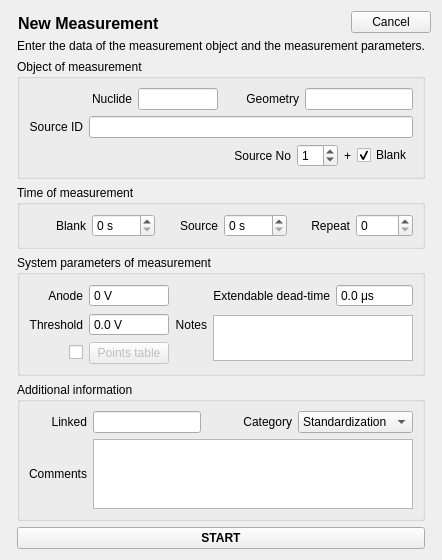
<?xml version="1.0" encoding="UTF-8"?>
<ui version="4.0">
 <class>DialogNewMeasurement</class>
 <widget class="QDialog" name="DialogNewMeasurement">
  <property name="geometry">
   <rect>
    <x>0</x>
    <y>0</y>
    <width>403</width>
    <height>535</height>
   </rect>
  </property>
  <property name="windowTitle">
   <string>New Measurement</string>
  </property>
  <layout class="QGridLayout" name="gridLayout">
   <item row="0" column="0" colspan="3">
    <layout class="QGridLayout" name="gridLayout_4">
     <property name="spacing">
      <number>0</number>
     </property>
     <item row="0" column="0" rowspan="2">
      <widget class="QLabel" name="logo_label">
       <property name="maximumSize">
        <size>
         <width>30</width>
         <height>30</height>
        </size>
       </property>
       <property name="text">
        <string/>
       </property>
       <property name="pixmap">
        <pixmap resource="resources.qrc">:/logo_crystal.png</pixmap>
       </property>
       <property name="scaledContents">
        <bool>true</bool>
       </property>
      </widget>
     </item>
     <item row="0" column="4" rowspan="2">
      <widget class="QPushButton" name="cancel_pushButton">
       <property name="text">
        <string>Cancel</string>
       </property>
       <property name="autoDefault">
        <bool>false</bool>
       </property>
      </widget>
     </item>
     <item row="0" column="1" rowspan="2" colspan="2">
      <widget class="QLabel" name="label_2">
       <property name="font">
        <font>
         <pointsize>12</pointsize>
         <weight>75</weight>
         <bold>true</bold>
        </font>
       </property>
       <property name="text">
        <string>New Measurement</string>
       </property>
       <property name="alignment">
        <set>Qt::AlignBottom|Qt::AlignLeading|Qt::AlignLeft</set>
       </property>
      </widget>
     </item>
     <item row="0" column="3" rowspan="2">
      <spacer name="horizontalSpacer">
       <property name="orientation">
        <enum>Qt::Horizontal</enum>
       </property>
       <property name="sizeHint" stdset="0">
        <size>
         <width>40</width>
         <height>20</height>
        </size>
       </property>
      </spacer>
     </item>
    </layout>
   </item>
   <item row="1" column="0" rowspan="6">
    <spacer name="horizontalSpacer_6">
     <property name="orientation">
      <enum>Qt::Horizontal</enum>
     </property>
     <property name="sizeHint" stdset="0">
      <size>
       <width>0</width>
       <height>438</height>
      </size>
     </property>
    </spacer>
   </item>
   <item row="1" column="1">
    <widget class="QLabel" name="label_11">
     <property name="text">
      <string>Enter the data of the measurement object and the measurement parameters.</string>
     </property>
     <property name="alignment">
      <set>Qt::AlignRight|Qt::AlignTrailing|Qt::AlignVCenter</set>
     </property>
    </widget>
   </item>
   <item row="1" column="2" rowspan="6">
    <spacer name="horizontalSpacer_7">
     <property name="orientation">
      <enum>Qt::Horizontal</enum>
     </property>
     <property name="sizeHint" stdset="0">
      <size>
       <width>0</width>
       <height>438</height>
      </size>
     </property>
    </spacer>
   </item>
   <item row="2" column="1">
    <widget class="QGroupBox" name="groupBox_12">
     <property name="title">
      <string>Object of measurement</string>
     </property>
     <layout class="QGridLayout" name="gridLayout_11">
      <item row="0" column="0">
       <layout class="QHBoxLayout" name="horizontalLayout_4">
        <item>
         <widget class="QLabel" name="label_26">
          <property name="sizePolicy">
           <sizepolicy hsizetype="Expanding" vsizetype="Preferred">
            <horstretch>0</horstretch>
            <verstretch>0</verstretch>
           </sizepolicy>
          </property>
          <property name="text">
           <string>Nuclide</string>
          </property>
          <property name="alignment">
           <set>Qt::AlignRight|Qt::AlignTrailing|Qt::AlignVCenter</set>
          </property>
         </widget>
        </item>
        <item>
         <widget class="QLineEdit" name="nuclide_lineEdit">
          <property name="sizePolicy">
           <sizepolicy hsizetype="Preferred" vsizetype="Fixed">
            <horstretch>0</horstretch>
            <verstretch>0</verstretch>
           </sizepolicy>
          </property>
          <property name="maximumSize">
           <size>
            <width>80</width>
            <height>16777215</height>
           </size>
          </property>
          <property name="text">
           <string/>
          </property>
          <property name="alignment">
           <set>Qt::AlignCenter</set>
          </property>
         </widget>
        </item>
       </layout>
      </item>
      <item row="0" column="1">
       <layout class="QHBoxLayout" name="horizontalLayout_3">
        <item>
         <widget class="QLabel" name="label_27">
          <property name="sizePolicy">
           <sizepolicy hsizetype="Expanding" vsizetype="Preferred">
            <horstretch>0</horstretch>
            <verstretch>0</verstretch>
           </sizepolicy>
          </property>
          <property name="text">
           <string>Geometry</string>
          </property>
          <property name="alignment">
           <set>Qt::AlignRight|Qt::AlignTrailing|Qt::AlignVCenter</set>
          </property>
         </widget>
        </item>
        <item>
         <widget class="QLineEdit" name="geometry_lineEdit">
          <property name="sizePolicy">
           <sizepolicy hsizetype="Preferred" vsizetype="Fixed">
            <horstretch>0</horstretch>
            <verstretch>0</verstretch>
           </sizepolicy>
          </property>
          <property name="alignment">
           <set>Qt::AlignCenter</set>
          </property>
         </widget>
        </item>
       </layout>
      </item>
      <item row="1" column="0" colspan="2">
       <layout class="QHBoxLayout" name="horizontalLayout_5">
        <item>
         <widget class="QLabel" name="label_28">
          <property name="sizePolicy">
           <sizepolicy hsizetype="Preferred" vsizetype="Preferred">
            <horstretch>0</horstretch>
            <verstretch>0</verstretch>
           </sizepolicy>
          </property>
          <property name="text">
           <string>Source ID</string>
          </property>
          <property name="alignment">
           <set>Qt::AlignRight|Qt::AlignTrailing|Qt::AlignVCenter</set>
          </property>
         </widget>
        </item>
        <item>
         <widget class="QLineEdit" name="sourceID_lineEdit">
          <property name="sizePolicy">
           <sizepolicy hsizetype="Expanding" vsizetype="Fixed">
            <horstretch>0</horstretch>
            <verstretch>0</verstretch>
           </sizepolicy>
          </property>
         </widget>
        </item>
       </layout>
      </item>
      <item row="2" column="0" colspan="2">
       <layout class="QHBoxLayout" name="horizontalLayout_8">
        <item>
         <widget class="QLabel" name="label_29">
          <property name="sizePolicy">
           <sizepolicy hsizetype="Expanding" vsizetype="Preferred">
            <horstretch>0</horstretch>
            <verstretch>0</verstretch>
           </sizepolicy>
          </property>
          <property name="text">
           <string>Source No</string>
          </property>
          <property name="alignment">
           <set>Qt::AlignRight|Qt::AlignTrailing|Qt::AlignVCenter</set>
          </property>
         </widget>
        </item>
        <item>
         <widget class="QSpinBox" name="sourceNo_spinBox">
          <property name="value">
           <number>1</number>
          </property>
         </widget>
        </item>
        <item>
         <widget class="QLabel" name="label_30">
          <property name="text">
           <string>+</string>
          </property>
          <property name="alignment">
           <set>Qt::AlignCenter</set>
          </property>
         </widget>
        </item>
        <item>
         <widget class="QCheckBox" name="isBlank_checkBox">
          <property name="text">
           <string>Blank</string>
          </property>
          <property name="checked">
           <bool>true</bool>
          </property>
         </widget>
        </item>
       </layout>
      </item>
     </layout>
    </widget>
   </item>
   <item row="3" column="1">
    <widget class="QGroupBox" name="groupBox_3">
     <property name="title">
      <string>Time of measurement</string>
     </property>
     <layout class="QGridLayout" name="gridLayout_6">
      <item row="0" column="0">
       <widget class="QLabel" name="label_33">
        <property name="sizePolicy">
         <sizepolicy hsizetype="Preferred" vsizetype="Preferred">
          <horstretch>0</horstretch>
          <verstretch>0</verstretch>
         </sizepolicy>
        </property>
        <property name="text">
         <string>Blank</string>
        </property>
        <property name="alignment">
         <set>Qt::AlignRight|Qt::AlignTrailing|Qt::AlignVCenter</set>
        </property>
       </widget>
      </item>
      <item row="0" column="1">
       <widget class="QSpinBox" name="blankTime_spinBox">
        <property name="suffix">
         <string> s</string>
        </property>
        <property name="maximum">
         <number>9999</number>
        </property>
       </widget>
      </item>
      <item row="0" column="2">
       <widget class="QLabel" name="label_35">
        <property name="sizePolicy">
         <sizepolicy hsizetype="Preferred" vsizetype="Preferred">
          <horstretch>0</horstretch>
          <verstretch>0</verstretch>
         </sizepolicy>
        </property>
        <property name="text">
         <string>Source</string>
        </property>
        <property name="alignment">
         <set>Qt::AlignRight|Qt::AlignTrailing|Qt::AlignVCenter</set>
        </property>
       </widget>
      </item>
      <item row="0" column="3">
       <widget class="QSpinBox" name="sourceTime_spinBox">
        <property name="suffix">
         <string> s</string>
        </property>
        <property name="maximum">
         <number>9999</number>
        </property>
       </widget>
      </item>
      <item row="0" column="4">
       <widget class="QLabel" name="label_34">
        <property name="sizePolicy">
         <sizepolicy hsizetype="Preferred" vsizetype="Preferred">
          <horstretch>0</horstretch>
          <verstretch>0</verstretch>
         </sizepolicy>
        </property>
        <property name="text">
         <string>Repeat</string>
        </property>
        <property name="alignment">
         <set>Qt::AlignRight|Qt::AlignTrailing|Qt::AlignVCenter</set>
        </property>
       </widget>
      </item>
      <item row="0" column="5">
       <widget class="QSpinBox" name="repeat_spinBox">
        <property name="maximum">
         <number>9999</number>
        </property>
       </widget>
      </item>
     </layout>
    </widget>
   </item>
   <item row="4" column="1">
    <widget class="QGroupBox" name="groupBox_4">
     <property name="title">
      <string>System parameters of measurement</string>
     </property>
     <layout class="QGridLayout" name="gridLayout_7">
      <item row="0" column="5">
       <widget class="QDoubleSpinBox" name="extendableDeadTime_doubleSpinBox">
        <property name="buttonSymbols">
         <enum>QAbstractSpinBox::NoButtons</enum>
        </property>
        <property name="suffix">
         <string> μs</string>
        </property>
        <property name="decimals">
         <number>1</number>
        </property>
        <property name="maximum">
         <double>1300.000000000000000</double>
        </property>
       </widget>
      </item>
      <item row="0" column="1">
       <widget class="QDoubleSpinBox" name="anodeVoltage_doubleSpinBox">
        <property name="buttonSymbols">
         <enum>QAbstractSpinBox::NoButtons</enum>
        </property>
        <property name="suffix">
         <string> V</string>
        </property>
        <property name="decimals">
         <number>0</number>
        </property>
        <property name="maximum">
         <double>8000.000000000000000</double>
        </property>
       </widget>
      </item>
      <item row="0" column="4">
       <widget class="QLabel" name="label_6">
        <property name="text">
         <string>Extendable dead-time</string>
        </property>
        <property name="alignment">
         <set>Qt::AlignRight|Qt::AlignTrailing|Qt::AlignVCenter</set>
        </property>
       </widget>
      </item>
      <item row="0" column="0">
       <widget class="QLabel" name="label_7">
        <property name="text">
         <string>Anode</string>
        </property>
        <property name="alignment">
         <set>Qt::AlignRight|Qt::AlignTrailing|Qt::AlignVCenter</set>
        </property>
       </widget>
      </item>
      <item row="1" column="0">
       <widget class="QLabel" name="label_8">
        <property name="text">
         <string>Threshold</string>
        </property>
        <property name="alignment">
         <set>Qt::AlignRight|Qt::AlignTrailing|Qt::AlignVCenter</set>
        </property>
       </widget>
      </item>
      <item row="1" column="1">
       <widget class="QDoubleSpinBox" name="thresholdVoltage_doubleSpinBox">
        <property name="buttonSymbols">
         <enum>QAbstractSpinBox::NoButtons</enum>
        </property>
        <property name="suffix">
         <string> V</string>
        </property>
        <property name="decimals">
         <number>1</number>
        </property>
        <property name="maximum">
         <double>100.000000000000000</double>
        </property>
       </widget>
      </item>
      <item row="2" column="1">
       <widget class="QPushButton" name="pointsTable_pushButton">
        <property name="enabled">
         <bool>false</bool>
        </property>
        <property name="text">
         <string>Points table</string>
        </property>
       </widget>
      </item>
      <item row="1" column="3">
       <widget class="QLabel" name="label_9">
        <property name="text">
         <string>Notes</string>
        </property>
        <property name="alignment">
         <set>Qt::AlignRight|Qt::AlignTrailing|Qt::AlignVCenter</set>
        </property>
       </widget>
      </item>
      <item row="1" column="4" rowspan="2" colspan="2">
       <widget class="QPlainTextEdit" name="notes_plainTextEdit">
        <property name="sizePolicy">
         <sizepolicy hsizetype="Preferred" vsizetype="Preferred">
          <horstretch>0</horstretch>
          <verstretch>0</verstretch>
         </sizepolicy>
        </property>
        <property name="maximumSize">
         <size>
          <width>16777215</width>
          <height>46</height>
         </size>
        </property>
       </widget>
      </item>
      <item row="2" column="0">
       <widget class="QCheckBox" name="pointsTable_checkBox">
        <property name="layoutDirection">
         <enum>Qt::RightToLeft</enum>
        </property>
        <property name="text">
         <string/>
        </property>
       </widget>
      </item>
     </layout>
    </widget>
   </item>
   <item row="5" column="1">
    <widget class="QGroupBox" name="groupBox_5">
     <property name="title">
      <string>Additional information</string>
     </property>
     <layout class="QGridLayout" name="gridLayout_5">
      <item row="0" column="0">
       <widget class="QLabel" name="label_5">
        <property name="text">
         <string>Linked</string>
        </property>
        <property name="alignment">
         <set>Qt::AlignRight|Qt::AlignTrailing|Qt::AlignVCenter</set>
        </property>
       </widget>
      </item>
      <item row="0" column="1">
       <widget class="QLineEdit" name="linked_lineEdit"/>
      </item>
      <item row="0" column="2">
       <spacer name="horizontalSpacer_5">
        <property name="orientation">
         <enum>Qt::Horizontal</enum>
        </property>
        <property name="sizeHint" stdset="0">
         <size>
          <width>19</width>
          <height>20</height>
         </size>
        </property>
       </spacer>
      </item>
      <item row="0" column="3">
       <widget class="QLabel" name="label_36">
        <property name="sizePolicy">
         <sizepolicy hsizetype="Preferred" vsizetype="Preferred">
          <horstretch>0</horstretch>
          <verstretch>0</verstretch>
         </sizepolicy>
        </property>
        <property name="text">
         <string>Category</string>
        </property>
        <property name="alignment">
         <set>Qt::AlignRight|Qt::AlignTrailing|Qt::AlignVCenter</set>
        </property>
       </widget>
      </item>
      <item row="0" column="4">
       <widget class="QComboBox" name="category_comboBox">
        <item>
         <property name="text">
          <string>Standardization</string>
         </property>
        </item>
        <item>
         <property name="text">
          <string>Control</string>
         </property>
        </item>
        <item>
         <property name="text">
          <string>Calibration</string>
         </property>
        </item>
        <item>
         <property name="text">
          <string>Characteristic</string>
         </property>
        </item>
       </widget>
      </item>
      <item row="1" column="0">
       <widget class="QLabel" name="label_10">
        <property name="text">
         <string>Comments</string>
        </property>
        <property name="alignment">
         <set>Qt::AlignRight|Qt::AlignTrailing|Qt::AlignVCenter</set>
        </property>
       </widget>
      </item>
      <item row="1" column="1" colspan="4">
       <widget class="QPlainTextEdit" name="comments_plainTextEdit">
        <property name="sizePolicy">
         <sizepolicy hsizetype="Preferred" vsizetype="Preferred">
          <horstretch>0</horstretch>
          <verstretch>0</verstretch>
         </sizepolicy>
        </property>
       </widget>
      </item>
     </layout>
    </widget>
   </item>
   <item row="6" column="1">
    <layout class="QGridLayout" name="gridLayout_8">
     <item row="0" column="0">
      <widget class="QPushButton" name="start_pushButton">
       <property name="font">
        <font>
         <weight>75</weight>
         <bold>true</bold>
        </font>
       </property>
       <property name="text">
        <string>START</string>
       </property>
      </widget>
     </item>
    </layout>
   </item>
   <item row="7" column="1">
    <spacer name="verticalSpacer_2">
     <property name="orientation">
      <enum>Qt::Vertical</enum>
     </property>
     <property name="sizeHint" stdset="0">
      <size>
       <width>20</width>
       <height>1</height>
      </size>
     </property>
    </spacer>
   </item>
  </layout>
 </widget>
 <resources>
  <include location="resources.qrc"/>
 </resources>
 <connections/>
</ui>
